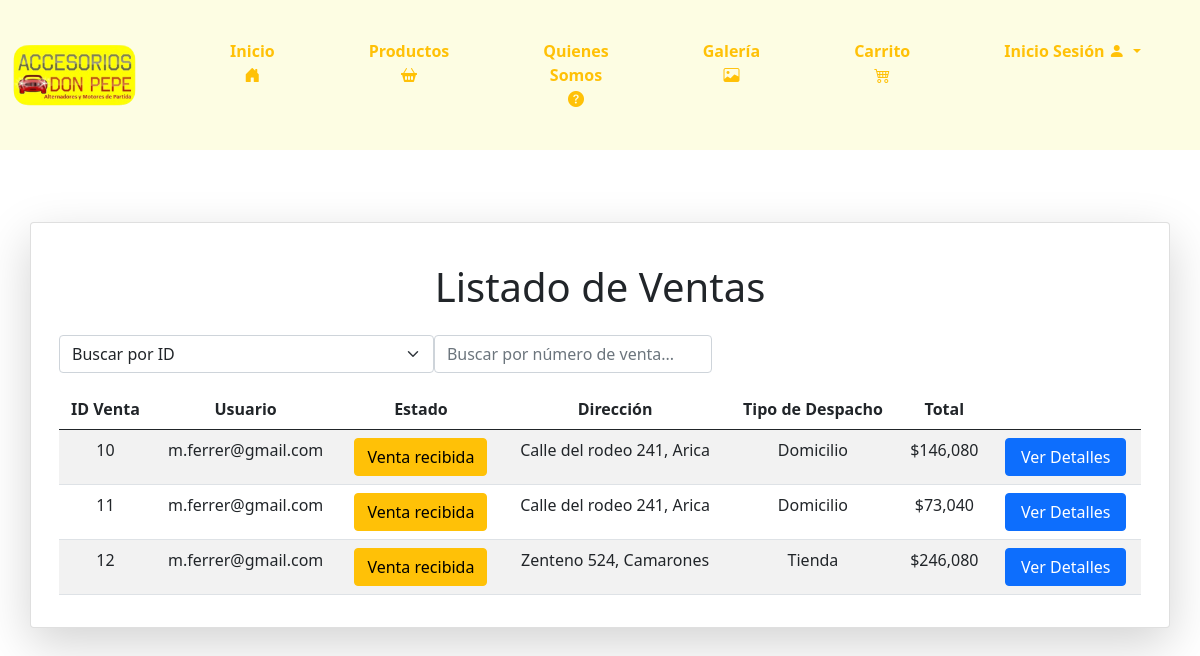
Screenshot of /listaventas/ with the database file from the repository.
### core/models.py (models this page shows, shortened)
class Venta(models.Model):
    codVenta = models.AutoField(primary_key=True)
    usuario = models.ForeignKey(Usuario, on_delete=models.CASCADE)
    estadoP = models.ForeignKey(Estado, on_delete=models.CASCADE)
    tipodespacho = models.ForeignKey(TipoDespacho, on_delete=models.CASCADE)
    total = models.IntegerField()
    direccion = models.OneToOneField(Direccion, on_delete=models.CASCADE, null=True, blank=True)

class Usuario(models.Model):
    rut = models.CharField(primary_key=True, max_length=10)
    nombre = models.CharField(max_length=20)
    apellido = models.CharField(max_length=20)
    telefono = models.CharField(max_length=9)
    correo = models.EmailField(unique=True, max_length=100, blank=True, null=True)
    clave = models.CharField(max_length=30)
    rol = models.ForeignKey(Rol, on_delete=models.CASCADE)
    def __str__(self) -> str:
        return self.correo

class Estado(models.Model):
    id_estado = models.IntegerField(primary_key=True)
    nombreEs = models.CharField(max_length=50)

class Direccion(models.Model):
    idDireccion = models.AutoField(primary_key=True)
    calle = models.CharField(max_length=100)
    numero = models.CharField(max_length=10)
    comuna = models.ForeignKey('Comuna', on_delete=models.CASCADE)
    def __str__(self):
        return f"{self.calle} {self.numero}, {self.comuna}"

class Comuna(models.Model):
    idComuna = models.AutoField(primary_key=True)
    nombreC = models.CharField(max_length=100)
    region = models.ForeignKey(Region, on_delete=models.CASCADE)
    def __str__(self) -> str:
        return self.nombreC

class TipoDespacho(models.Model):
    idDespacho = models.IntegerField(primary_key=True)
    nombreDespacho = models.CharField(max_length=100)
    def __str__(self) -> str:
        return str(self.nombreDespacho)

### core/views.py (the view)
# urls.py: path('listaventas/', listaventas, name='listaventas'),
def listaventas(request):
    ventas_listado = Venta.objects.all()
    contexto = {
        "ventas": ventas_listado
    }
    return render(request, 'core/listaventas.html', contexto)

### core/templatetags/custom_filters.py (called while the page is built)
@register.filter
def format_clp(value):
    try:
        return "${:,.0f}".format(value)
    except (ValueError, TypeError):
        return value

### core/templates/core/listaventas.html (shortened to what this page needs)
{% load static %}
{% load custom_filters %}
<!DOCTYPE html>
<html lang="en">
<head>
    <link href="https://cdn.jsdelivr.net/npm/bootstrap@5.0.2/dist/css/bootstrap.min.css" rel="stylesheet"
>
    <link href="https://cdnjs.cloudflare.com/ajax/libs/font-awesome/6.0.0-beta3/css/all.min.css" rel="stylesheet">
    <link type="text/css" rel="stylesheet" href="{% static 'css/inicio.css' %}">
    <link href="https://cdn.jsdelivr.net/npm/bootstrap-icons/font/bootstrap-icons.css" rel="stylesheet">
</head>
<body>
    <nav class="navbar navbar-expand-lg navbar-light" style="background-color: #fdfde3;">
        <div class="container-fluid">
            <a class="navbar-brand" href="{% url 'inicio' %}">
                <img src="{% static 'img/logo-don-pepe.png' %}" class="logo" style="max-width: 80%;"
                    alt="Accesorios Don Pepe">
            </a>
            <div class="collapse navbar-collapse justify-content-end" id="navbarNav">
                <ul class="navbar-nav">
                    <li class="nav-item">
                        <a class="btn btn-outline-warning py-4 px-4 mx-2" href="{% url 'inicio' %}">
                            Inicio
                            <i class="bi bi-house-door-fill"></i>
                        </a>
                    </li>
                    <li class="nav-item">
                        <a class="btn btn-outline-warning py-4 px-4 mx-2" href="{% url 'productos' %}">
                            Productos
                            <i class="bi bi-basket2-fill"></i>
                        </a>
                    </li>
                    <li class="nav-item">
                        <a class="btn btn-outline-warning py-4 px-4 mx-2" href="{% url 'quienessomos' %}">
                            Quienes Somos
                            <i class="bi bi-question-circle-fill"></i>
                        </a>
                    </li>
                    <li class="nav-item">
                        <a class="btn btn-outline-warning py-4 px-4 mx-2" href="{% url 'galeria' %}">
                            Galería
                            <i class="bi bi-image"></i>
                        </a>
                    </li>
                    <li class="nav-item">
                        <a class="btn btn-outline-warning py-4 px-4 mx-2 position-relative" data-bs-toggle="modal"
                            data-bs-target="#cartModal">
                            Carrito
                            <i class="bi bi-cart4"></i>
                        </a>
                    </li>
                    <li class="nav-item dropdown">
                        {% if user.is_authenticated %}
                        <div class="btn-group">
                            <button type="button" class="btn btn-outline-warning py-4 px-4 mx-2 dropdown-toggle"
                                data-bs-toggle="dropdown" style="font-weight: 700; border: 0px; border-radius: 10px;">
                                {% if user.is_superuser %}
                                Administrador
                                {% else %}
                                Hola {{ user.first_name }}
                                {% endif %}
                                <i class="bi bi-person-fill"></i>
                            </button>
                            <ul class="dropdown-menu"
                                style="margin-left: 25px; margin-top: -5px; background-color: #ffc107; border: 0px; border-radius: 10px;">
                                {% if user.is_superuser %}
                                <li><a class="dropdown-item"
                                        style="padding: 10px; color:black; background-color: #fdfde3;"
                                        href="{% url 'administrador' %}">Administrador</a></li>
                                {% else %}
                                <li><a class="dropdown-item"
                                        style="padding: 10px; color:black; background-color: #fdfde3;"
                                        href="{% url 'editarperfil' %}">Editar Perfil</a></li>
                                {% endif %}
                                <li><a class="dropdown-item"
                                        style="padding: 10px; color:black; background-color: #fdfde3;"
                                        href="{% url 'cerrarsesion' %}">Cerrar Sesión</a></li>
                            </ul>
                        </div>
                        {% else %}
                        <div class="btn-group">
                            <button type="button" class="btn btn-outline-warning py-4 px-4 mx-2 dropdown-toggle"
                                data-bs-toggle="dropdown" style="font-weight: 700; border: 0px; border-radius: 10px;">
                                Inicio Sesión
                                <i class="bi bi-person-fill"></i>
                            </button>
                        </div>
                        {% endif %}
                    </li>
                </ul>
            </div>
        </div>
    </nav>
    <br>
    <div class="container my-5">
        <div class="row">
            <div class="card shadow-lg">
                <div class="card-body">
                    <br>
                    <h1 class="text-center mb-4">Listado de Ventas</h1>
                    <div class="d-flex justify-content-between align-items-center mb-3">
                        <div class="d-flex" style="text-align: center;">
                            <select id="searchType" class="form-select">
                                <option value="id">Buscar por ID</option>
                            </select>
                            <input type="text" id="searchInput" class="form-control me-2" style="width: 500px;"
                                placeholder="Buscar por número de venta..." aria-label="Buscar por número de venta">
                        </div>
                    </div>
                    <table class="table table-striped">
                        <thead>
                            <tr style="text-align: center;">
                                <th>ID Venta</th>
                                <th>Usuario</th>
                                <th>Estado</th>
                                <th>Dirección</th>
                                <th>Tipo de Despacho</th>
                                <th>Total</th>
                                <th></th>
                            </tr>
                        </thead>
                        <tbody id="ventasTable">
                            {% for venta in ventas %}
                            <tr style="text-align: center;">
                                <td>{{ venta.codVenta }}</td>
                                <td>{{ venta.usuario }}</td>
                                <td>
                                    <button type="button" class="btn estado-btn" data-venta-id="{{ venta.codVenta }}" data-estado-id="{{ venta.estadoP.id_estado }}">
                                        {{ venta.estadoP.nombreEs }}
                                    </button>
                                </td>
                                <td>{{ venta.direccion }}</td>
                                <td>{{ venta.tipodespacho }}</td>
                                <td>{{ venta.total | format_clp }}</td>
                                <td>
                                    <button type="button" class="btn btn-primary ver-detalles" style="padding: 6px 15px"
                                        data-venta-id="{{ venta.codVenta }}">Ver Detalles</button>
                                </td>
                            </tr>
                            {% endfor %}
                        </tbody>
                    </table>
                </div>
            </div>
        </div>
    </div>
</body>
</html>

### core/static/css/inicio.css (style rules this page uses)
.navbar { padding: 0%; }
.navbar-nav li { padding: 15px 15px; }
.navbar-nav li a { font-weight: 700; border: 0px; border-radius: 10px; }

### rows the page displays
Venta: codVenta "10", usuario "m.ferrer@gmail.com", estadoP.nombreEs "Venta recibida", direccion "Calle del rodeo 241, Arica", tipodespacho "Domicilio", total "$146,080"
Venta: codVenta "11", usuario "m.ferrer@gmail.com", estadoP.nombreEs "Venta recibida", direccion "Calle del rodeo 241, Arica", tipodespacho "Domicilio", total "$73,040"
Venta: codVenta "12", usuario "m.ferrer@gmail.com", estadoP.nombreEs "Venta recibida", direccion "Zenteno 524, Camarones", tipodespacho "Tienda", total "$246,080"
